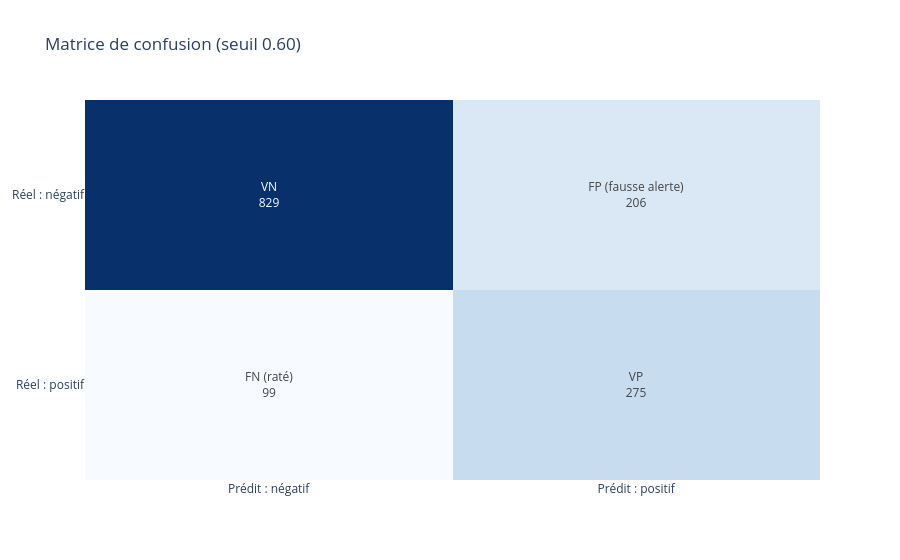
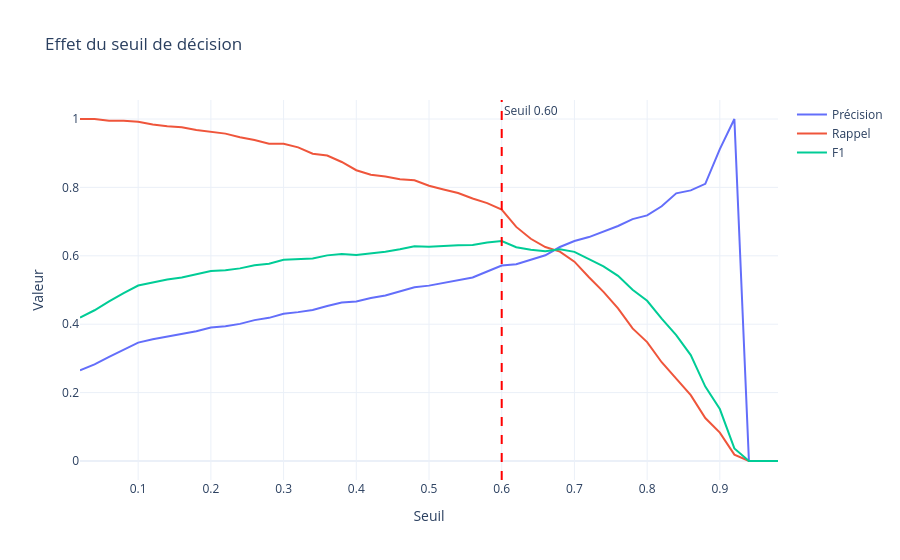

The notebook cell these images were saved under, in order:
### Code cell
best = results.index[0]
t_opt = M.best_threshold_f1(y_test, scores[best])
print(f"Meilleur modèle : {best} | seuil optimal (F1) = {t_opt:.2f}")
print("Au seuil 0.50 :", M.confusion_counts(y_test, scores[best], 0.5))
print(f"Au seuil {t_opt:.2f}:", M.confusion_counts(y_test, scores[best], t_opt))
plots.plot_confusion(y_test, scores[best], t_opt).show()
plots.plot_threshold_curve(y_test, scores[best], t_opt).show()

### Figure 1 — Plotly figure (JSON) as saved in the notebook; plotly's stock layout.template omitted (floating-point values rounded to 4 significant figures)
{"data": [{"colorscale": [[0, "rgb(247,251,255)"], [0.125, "rgb(222,235,247)"], [0.25, "rgb(198,219,239)"], [0.375, "rgb(158,202,225)"], [0.5, "rgb(107,174,214)"], [0.625, "rgb(66,146,198)"], [0.75, "rgb(33,113,181)"], [0.875, "rgb(8,81,156)"], [1, "rgb(8,48,107)"]], "showscale": false, "text": [["VN<br>829", "FP (fausse alerte)<br>206"], ["FN (raté)<br>99", "VP<br>275"]], "texttemplate": "%{text}", "type": "heatmap", "x": ["Prédit : négatif", "Prédit : positif"], "y": ["Réel : négatif", "Réel : positif"], "z": [[829, 206], [99, 275]]}], "layout": {"title": {"text": "Matrice de confusion (seuil 0.60)"}, "yaxis": {"autorange": "reversed"}}}

### Figure 2 — Plotly figure (JSON) as saved in the notebook; plotly's stock layout.template omitted (floating-point values rounded to 4 significant figures)
{"data": [{"mode": "lines", "name": "Précision", "type": "scatter", "x": [0.02, 0.04, 0.06, 0.08, 0.1, 0.12, 0.14, 0.16, 0.18, 0.2, 0.22, 0.24, 0.26, 0.28, 0.3, 0.32, 0.34, 0.36, 0.38, 0.4, 0.42, 0.44, 0.46, 0.48, 0.5, 0.52, 0.54, 0.56, 0.58, 0.6, 0.62, 0.64, 0.66, 0.68, 0.7, 0.72, 0.74, 0.76, 0.78, 0.8, 0.82, 0.84, 0.86, 0.88, 0.9, 0.92, 0.94, 0.96, 0.98], "y": [0.2654, 0.2827, 0.3047, 0.326, 0.3461, 0.3559, 0.3638, 0.3702, 0.3795, 0.3905, 0.3938, 0.4009, 0.412, 0.4186, 0.4305, 0.4353, 0.4415, 0.4532, 0.4632, 0.4663, 0.4764, 0.4837, 0.496, 0.5083, 0.5128, 0.5211, 0.5279, 0.5364, 0.554, 0.5717, 0.5753, 0.5884, 0.6015, 0.6257, 0.6431, 0.6547, 0.6703, 0.6872, 0.7073, 0.7182, 0.7448, 0.7826, 0.7912, 0.8103, 0.9118, 1.0, 0.0, 0.0, 0.0]}, {"mode": "lines", "name": "Rappel", "type": "scatter", "x": [0.02, 0.04, 0.06, 0.08, 0.1, 0.12, 0.14, 0.16, 0.18, 0.2, 0.22, 0.24, 0.26, 0.28, 0.3, 0.32, 0.34, 0.36, 0.38, 0.4, 0.42, 0.44, 0.46, 0.48, 0.5, 0.52, 0.54, 0.56, 0.58, 0.6, 0.62, 0.64, 0.66, 0.68, 0.7, 0.72, 0.74, 0.76, 0.78, 0.8, 0.82, 0.84, 0.86, 0.88, 0.9, 0.92, 0.94, 0.96, 0.98], "y": [1.0, 1.0, 0.9947, 0.9947, 0.992, 0.984, 0.9786, 0.9759, 0.9679, 0.9626, 0.9572, 0.9465, 0.9385, 0.9278, 0.9278, 0.9171, 0.8984, 0.893, 0.8743, 0.8503, 0.8369, 0.8316, 0.8235, 0.8209, 0.8048, 0.7941, 0.7834, 0.7674, 0.754, 0.7353, 0.6845, 0.6497, 0.6257, 0.6123, 0.5829, 0.5374, 0.4947, 0.4465, 0.3877, 0.3476, 0.2888, 0.2406, 0.1925, 0.1257, 0.08289, 0.01872, 0.0, 0.0, 0.0]}, {"mode": "lines", "name": "F1", "type": "scatter", "x": [0.02, 0.04, 0.06, 0.08, 0.1, 0.12, 0.14, 0.16, 0.18, 0.2, 0.22, 0.24, 0.26, 0.28, 0.3, 0.32, 0.34, 0.36, 0.38, 0.4, 0.42, 0.44, 0.46, 0.48, 0.5, 0.52, 0.54, 0.56, 0.58, 0.6, 0.62, 0.64, 0.66, 0.68, 0.7, 0.72, 0.74, 0.76, 0.78, 0.8, 0.82, 0.84, 0.86, 0.88, 0.9, 0.92, 0.94, 0.96, 0.98], "y": [0.4195, 0.4408, 0.4665, 0.4911, 0.5131, 0.5227, 0.5304, 0.5368, 0.5452, 0.5556, 0.5581, 0.5632, 0.5726, 0.5769, 0.5881, 0.5904, 0.5921, 0.6013, 0.6056, 0.6023, 0.6072, 0.6116, 0.6191, 0.6278, 0.6264, 0.6292, 0.6308, 0.6315, 0.6387, 0.6433, 0.6252, 0.6175, 0.6134, 0.6189, 0.6115, 0.5903, 0.5692, 0.5413, 0.5009, 0.4685, 0.4162, 0.3681, 0.3097, 0.2176, 0.152, 0.03675, 0.0, 0.0, 0.0]}], "layout": {"annotations": [{"showarrow": false, "text": "Seuil 0.60", "x": 0.6, "xanchor": "left", "xref": "x", "y": 1, "yanchor": "top", "yref": "y domain"}], "shapes": [{"line": {"color": "red", "dash": "dash"}, "type": "line", "x0": 0.6, "x1": 0.6, "xref": "x", "y0": 0, "y1": 1, "yref": "y domain"}], "title": {"text": "Effet du seuil de décision"}, "xaxis": {"title": {"text": "Seuil"}}, "yaxis": {"title": {"text": "Valeur"}}}}
